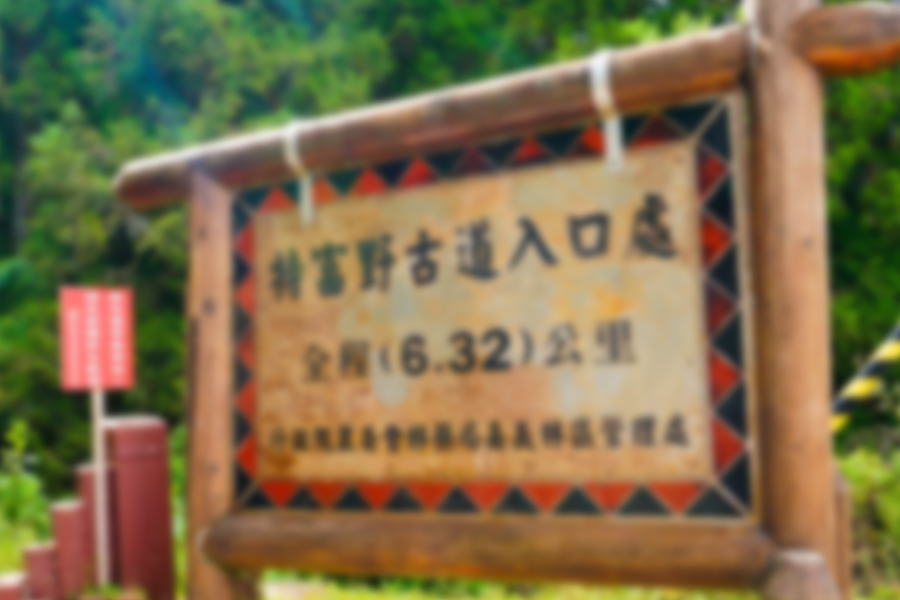
%> input picture data/image3_input.bmp, 900 x 600 px
$ octave homomorphic.m   (GNU Octave 9; MATLAB toolbox functions it lacks are replaced by stand-ins)
%> lines starting %> are read from the running program, lines starting %| are printed output that depends on the picture
### code/my_fgauss.m
function [ f ] = my_fgauss( sigma, hsize )

      h1 = hsize (1)-1; h2 = hsize (2)-1;
      [x, y] = meshgrid(0:h2, 0:h1);
      x = x-h2/2; y = y-h1/2;
      gauss = exp( -( x.^2 + y.^2 ) / (2*sigma^2) );
      f = gauss / sum (gauss (:));

end

### code/homomorphic.m
clc;clear;close all;
input_im = imread('../data/image3_input.bmp');
%> input_im is the input picture: size 600x900x3 uint8; mean R, G, B 126.7, 110.8, 74.1
% gray_input = rgb2gray(input_im);
figure, imshow(input_im), title('Original Image');
G_r = fft2(input_im(:,:,1),size(input_im,1),size(input_im,2));
G_g = fft2(input_im(:,:,2),size(input_im,1),size(input_im,2));
G_b = fft2(input_im(:,:,3),size(input_im,1),size(input_im,2));
figure, imshow(fftshift(G_r), [0 100000]);
figure, imshow(fftshift(G_g), [0 100000]);
figure, imshow(fftshift(G_b), [0 100000]);
%
% Hp = (1 - lpfilter('gaussian', 2*size(my_gray_input,1), 2*size(my_gray_input,2),1));
% figure, imshow(fftshift(Hp), [ ]);
% Gp = Hp.*F;
% figure, imshow(fftshift(Gp), [0 1000]);
% gp = real(ifft2(Gp));
% gpc = gp(1:size(my_gray_input,1), 1:size(my_gray_input,2));
% figure, imhist(gpc,64);
% figure, imshow(gpc, [ ]), title('Homomorphic filter');


fgauss = my_fgauss(4, [41 41]);
H = fft2(fgauss, size(input_im,1), size(input_im,2));
% p = [0 -1 0;-1 4 -1; 0 -1 0];
% P = fft2(p, 2*size(input_im,1), 2*size(input_im,2));
% figure, imshow(fftshift(real(P)));
figure, imshow(fftshift(real(H)));
K = 0.05;
F_hat_r = (H.*conj(H) ./ (H.*(H.*conj(H) + K))) .* G_r;
F_hat_g = (H.*conj(H) ./ (H.*(H.*conj(H) + K))) .* G_g;
F_hat_b = (H.*conj(H) ./ (H.*(H.*conj(H) + K))) .* G_b;
figure, imshow(fftshift(F_hat_r), [0 100000]);
figure, imshow(fftshift(F_hat_g), [0 100000]);
figure, imshow(fftshift(F_hat_b), [0 100000]);
%> after `imshow(fftshift(F_hat_b), [0 100000])`:
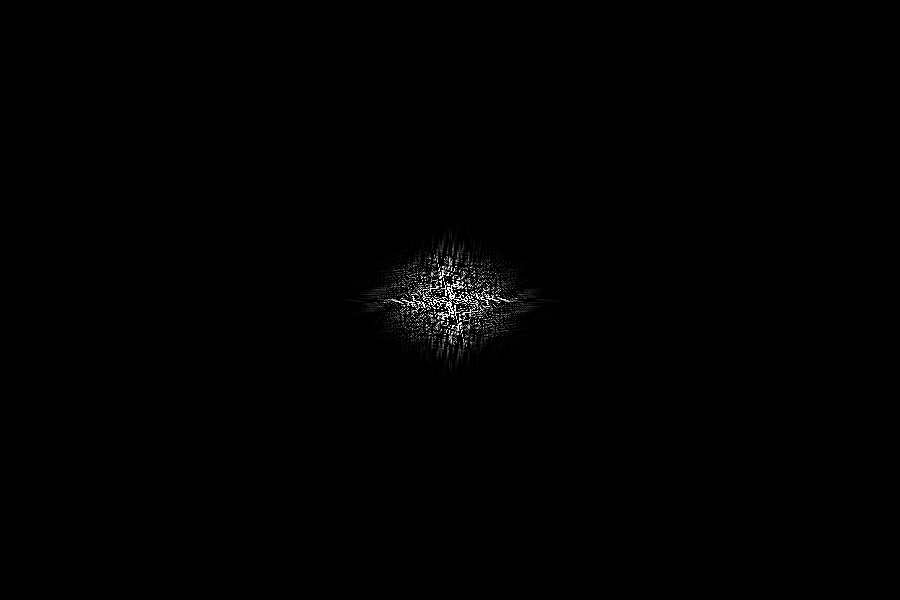
%> displayed picture: size 600x900, on the screen's scale of 0 to 255; min 0, max 255, mean 1.1; mean of the top-left, top-right, bottom-left and bottom-right quarters 1, 1, 1.1, 1.1
f_hat_r = real(ifft2(F_hat_r));
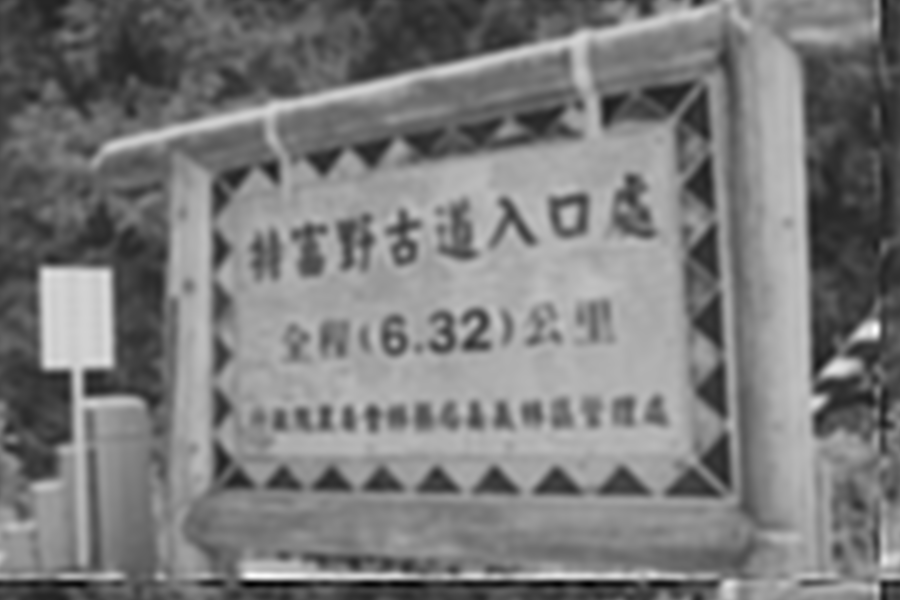
%> f_hat_r: size 600x900 double; min -52.91, max 305.8, mean 120.7; drawn with min black and max white
f_hat_g = real(ifft2(F_hat_g));
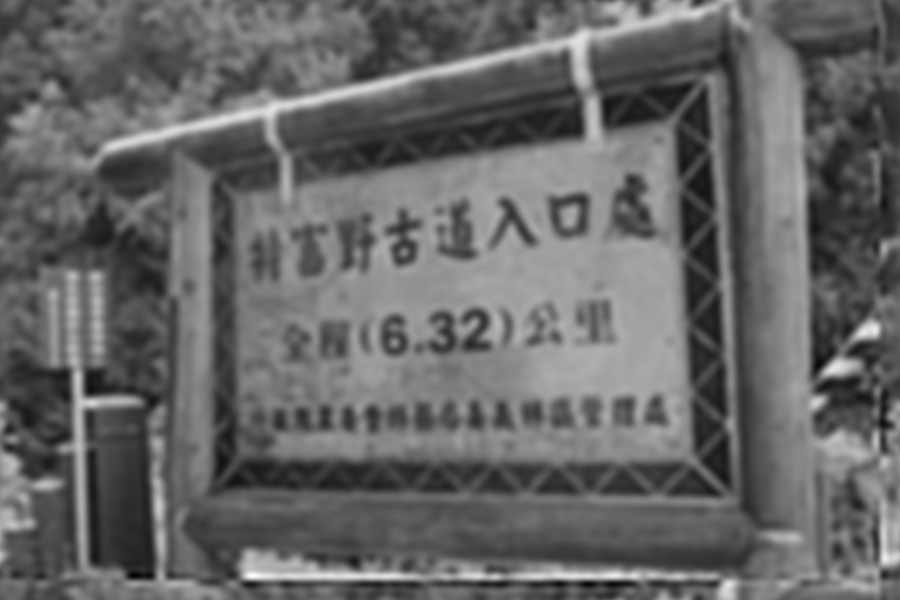
%> f_hat_g: size 600x900 double; min -11.1, max 278.5, mean 105.5; drawn with min black and max white
f_hat_b = real(ifft2(F_hat_b));
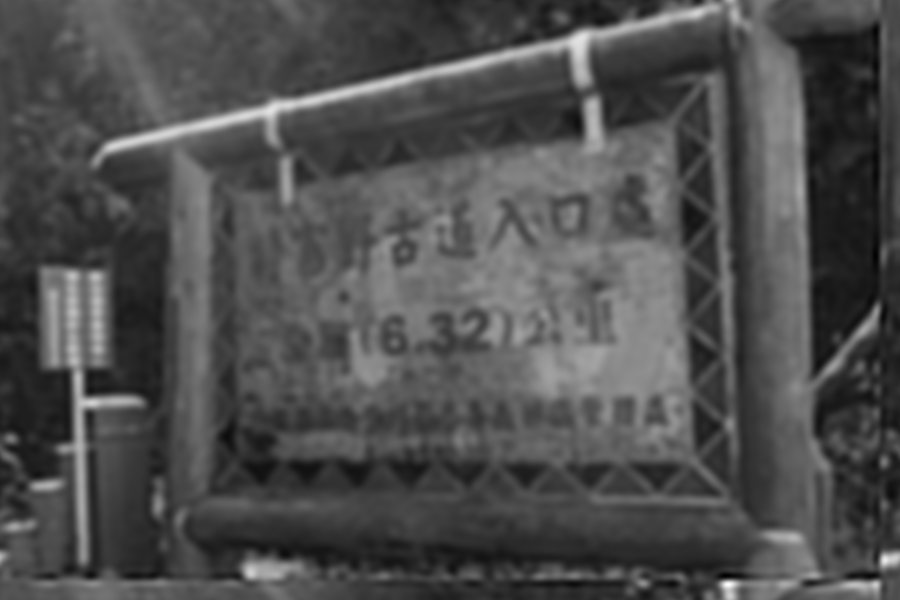
%> f_hat_b: size 600x900 double; min -24.19, max 281.9, mean 70.5; drawn with min black and max white
f_hat_r = f_hat_r(1:size(input_im,1), 1:size(input_im,2));
f_hat_g = f_hat_g(1:size(input_im,1), 1:size(input_im,2));
f_hat_b = f_hat_b(1:size(input_im,1), 1:size(input_im,2));
output_im(:,:,1) = f_hat_r;
output_im(:,:,2) = f_hat_g;
output_im(:,:,3) = f_hat_b;
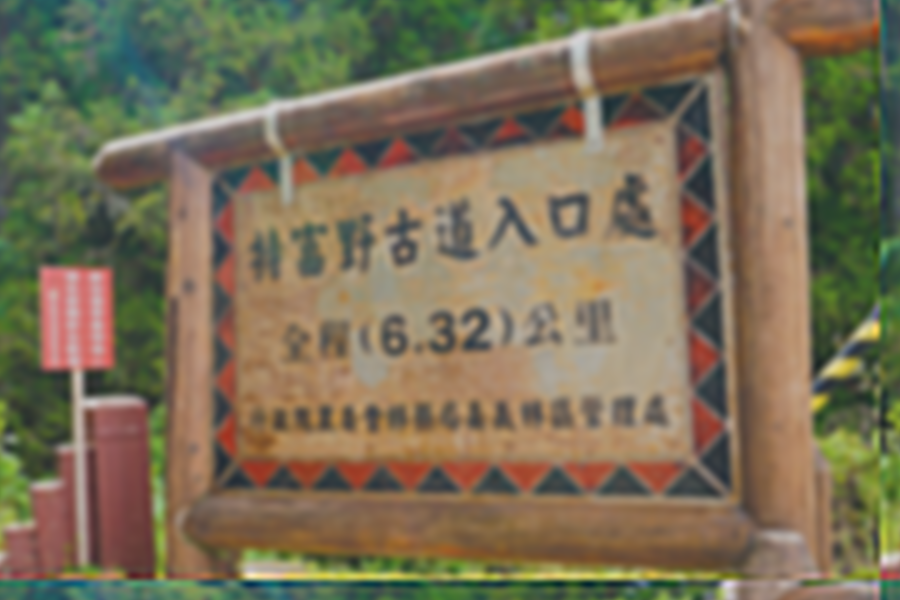
%> output_im: size 600x900x3 double; mean R, G, B 120.7, 105.5, 70.5; drawn with min black and max white

% [16 lines of commented-out code are left out]

figure, imshowpair(input_im, uint8(output_im), 'montage'), title('Input Image vs. Output Image');
%> after `imshowpair(input_im, uint8(output_im), 'montage')`:
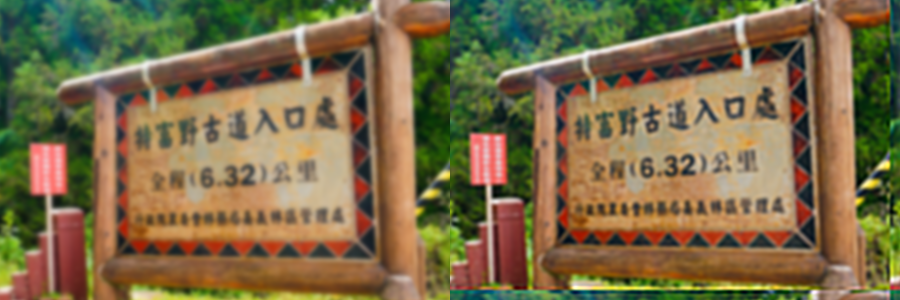
%> displayed picture: size 600x1800x3, on the screen's scale of 0 to 255 (shown at 1/2 size); mean R, G, B 123.5, 107.8, 71.9
imwrite(uint8(output_im), 'output_image.bmp');
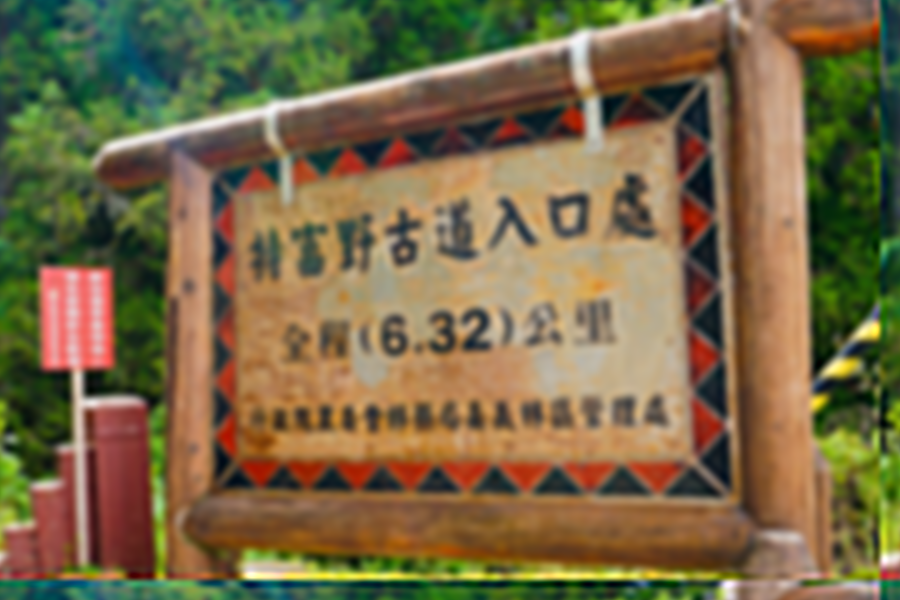
%> saved as output_image.bmp: size 600x900x3 uint8; mean R, G, B 120.7, 105.5, 70.5; mean of the top-left, top-right, bottom-left and bottom-right quarters 92.9, 99.9, 96.1, 106.7

$ run again, with data/image1_input.bmp copied over data/image3_input.bmp
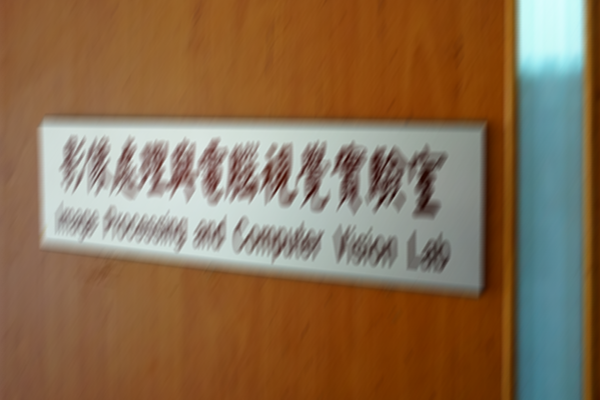
%> input picture data/image1_input.bmp, 600 x 400 px
%> input_im is the input picture: size 400x600x3 uint8; mean R, G, B 136.8, 109.3, 80.5
%> `imshowpair(input_im, uint8(output_im), 'montage')`:
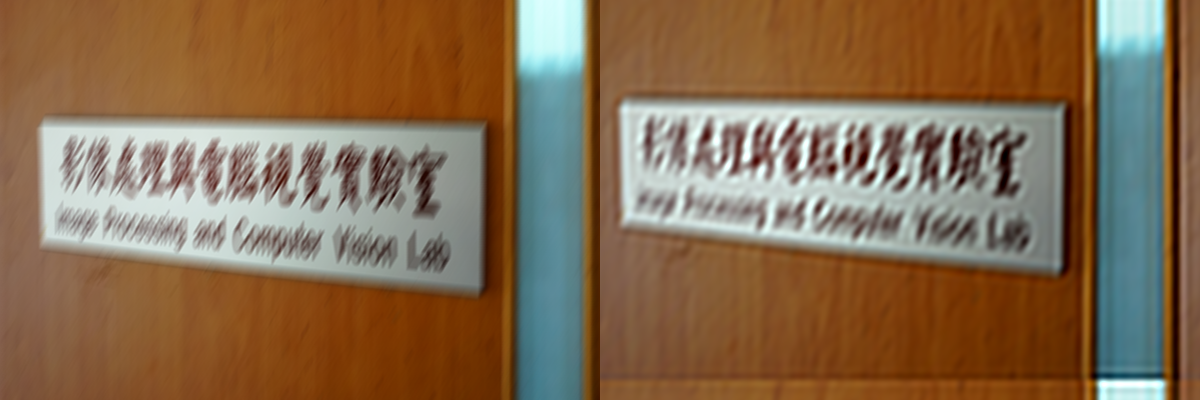
%> displayed picture: size 400x1200x3, on the screen's scale of 0 to 255; mean R, G, B 134.1, 107.1, 79
%> `imwrite(uint8(output_im), 'output_image.bmp');`:
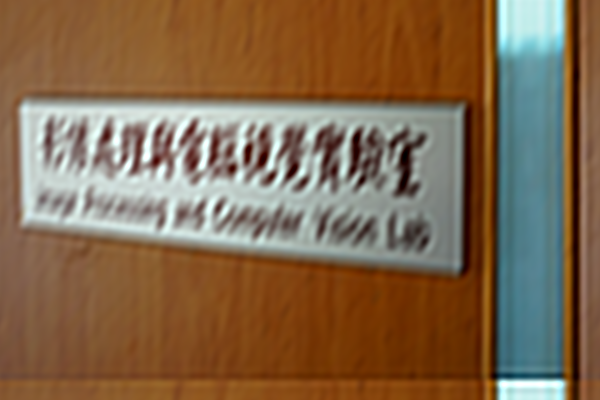
%> saved as output_image.bmp: size 400x600x3 uint8; mean R, G, B 130.3, 104, 77
